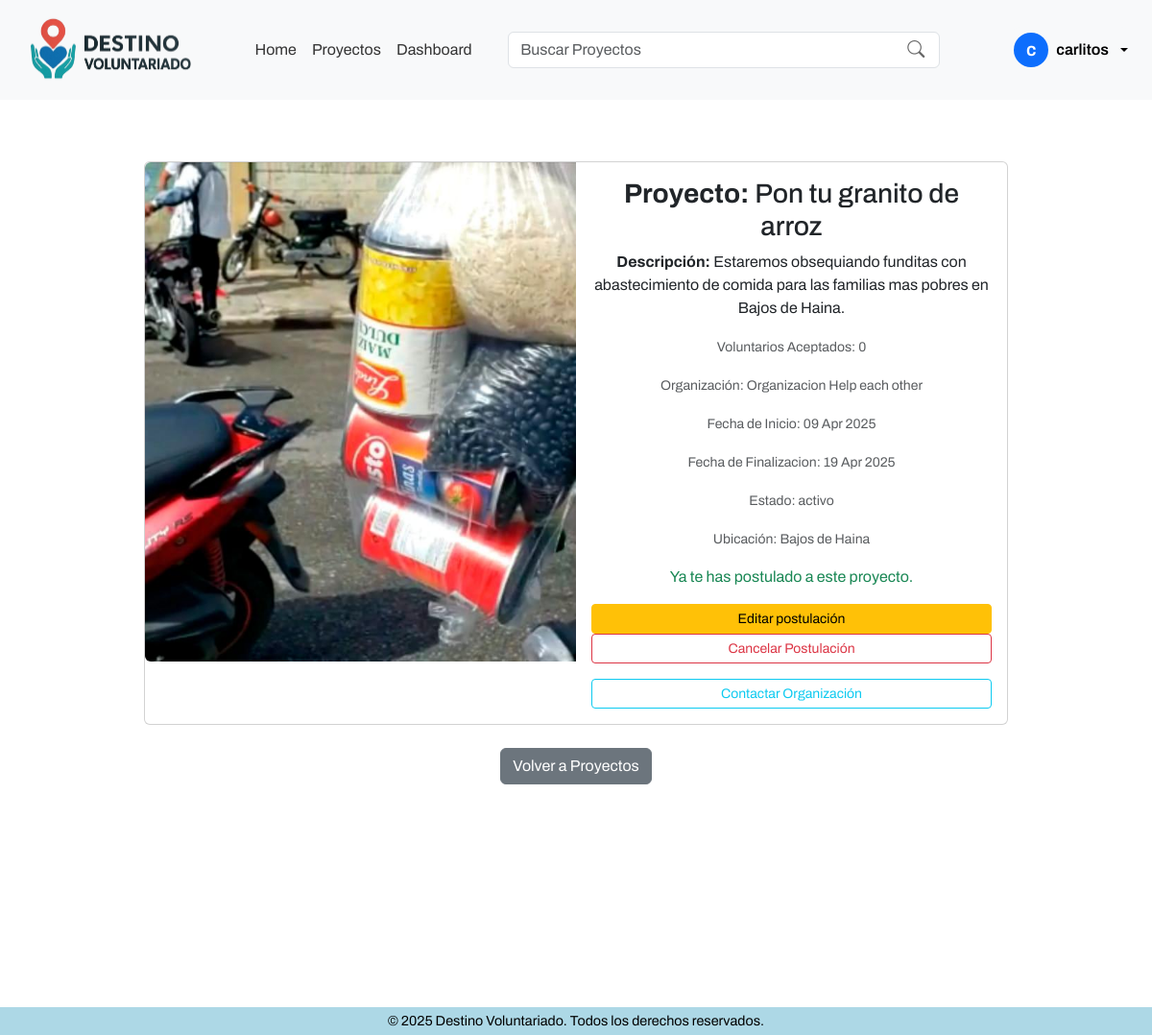
/proyectos/detalle/29/ (signed in), run on the app's committed database.
### apps/core/models.py (models this page shows, shortened)
class Usuario(AbstractUser):
    ROLES = [
        ('voluntario', 'Voluntário'),
        ('organizacion', 'Organización'),
        ('admin', 'Administrador'),
    ]
    role = models.CharField(max_length=20, choices=ROLES, default='voluntario')
    date_joined = models.DateTimeField(auto_now_add=True)
    groups = models.ManyToManyField(
        Group,
        related_name='usuarios_grupo',
        blank=True,
        help_text='Grupos a los que pertenece el usuario. Un usuario puede pertenecer a múltiples grupos.',
    )
    user_permissions = models.ManyToManyField(
        Permission,
        related_name='usuarios_permiso',
        blank=True,
        help_text='Permisos específicos asignados al usuario.',
    )

### apps/proyectos/models.py (models this page shows, shortened)
class Proyecto(models.Model):
    ESTADOS = [
        ('activo', 'Activo'),
        ('cerrado', 'Cerrado'),
        ('evaluacion', 'En Evaluación'),
        ('finalizado', 'Finalizado'),
        ('cancelado', 'Cancelado'),
        ('reactivado', 'Reactivado'),
    ]
    organizacion = models.ForeignKey(Organizacion, on_delete=models.CASCADE)
    title = models.CharField(max_length=255)
    description = models.TextField()
    location = models.CharField(max_length=255)
    image = models.ImageField(upload_to='proyectos/', blank=True, null=True)
    start_date = models.DateField()
    end_date = models.DateField()
    status = models.CharField(max_length=20, choices=ESTADOS, default='activo')

### apps/organizaciones/models.py (models this page shows, shortened)
class Organizacion(models.Model):
    usuario = models.OneToOneField(Usuario, on_delete=models.CASCADE,)
    name = models.CharField(max_length=255)
    description = models.TextField(blank=True, null=True)
    website = models.URLField(blank=True, null=True)

### apps/proyectos/views.py (the view)
# urls.py: path('detalle/<int:proyecto_id>/', detalle_proyecto, name='detalle_proyecto'),
def detalle_proyecto(request, proyecto_id):
    proyecto = get_object_or_404(Proyecto, id=proyecto_id)
    user = request.user
    postulaciones = Postulacion.objects.filter(proyecto=proyecto)
    voluntarios_aceptados = Postulacion.objects.filter(proyecto=proyecto, status='aceptada').count()
    postulantes_aceptados = Postulacion.objects.filter(proyecto=proyecto, status='aceptada').values_list('voluntario__email', flat=True)
    postulacion_usuario = None
    if user.is_authenticated and user.role == 'voluntario':
        postulacion_usuario = Postulacion.objects.filter(proyecto=proyecto, voluntario=user).first()
    postulaciones_pendientes = []
    if user.is_authenticated and user.role == 'organizacion':
        if proyecto.organizacion.usuario == user:
            postulaciones_pendientes = postulaciones.filter(status='pendiente')
    context = {
        'proyecto': proyecto,
        'user': user,
        'postulaciones': postulaciones,
        'voluntarios_aceptados': voluntarios_aceptados,
        'postulacion_usuario': postulacion_usuario,
        'postulaciones_pendientes': postulaciones_pendientes,
        'postulantes_aceptados': postulantes_aceptados
    }
    return render(request, 'proyectos/detalle_proyecto.html', context)

### templates/proyectos/detalle_proyecto.html (shortened to what this page needs)
{% extends '../components/base.html' %}
{% load static %}
{% load dict_filters %}
{% block template %}
{% include '../components/navbar.html' %}
<div class="content-wrapper">
<div class="container my-4" style="padding-bottom:120px;">
    <div class="card mb-3 text-center" style="max-width: 900px; margin: 0 auto;">
    <div class="row g-0 align-items-stretch">
        <div class="col-md-6">
        {% if proyecto.image %}
            <img src="{{ proyecto.image.url }}" class="img-fluid w-100 h-100 rounded-start" style="object-fit:cover; max-height:520px;" alt="Imagen del Proyecto">
        {% else %}
            <img src="{% static 'images/logo.png' %}" class="img-fluid w-100 h-100 rounded-start" style="object-fit:cover; max-height:520px;" alt="Imagen del Proyecto">
        {% endif %}
        </div>
        <div class="col-md-6">
        <div class="card-body d-flex flex-column justify-content-center">
            <h3 class="card-title"><strong>Proyecto:</strong> {{ proyecto.title }}</h3>
            <p class="card-text"><strong>Descripción:</strong> {{ proyecto.description }}</p>
            <p class="card-text"><small class="text-body-secondary">Voluntarios Aceptados: {{ voluntarios_aceptados }}</small></p>
            <p class="card-text"><small class="text-body-secondary">Organización: {{ proyecto.organizacion.name }}</small></p>
            <p class="card-text"><small class="text-body-secondary">Fecha de Inicio: {{ proyecto.start_date|date:"d M Y" }}</small></p>
            <p class="card-text"><small class="text-body-secondary">Fecha de Finalizacion: {{ proyecto.end_date|date:"d M Y" }}</small></p>
            <p class="card-text"><small class="text-body-secondary">Estado: {{ proyecto.status }}</small></p>
            <p class="card-text"><small class="text-body-secondary">Ubicación: {{ proyecto.location }}</small></p>
            {% if user.is_authenticated %}
                {% if user.role == 'organizacion' %}
                <a href="{% url 'editar_proyecto' proyecto.id %}" class="btn btn-outline-primary btn-sm">Editar</a>
                <a href="{% url 'listar_postulaciones' proyecto.id %}" class="btn btn-outline-secondary btn-sm">Ver postulaciones</a>
                {% if proyecto.status == 'activo' %}
                    <a href="{% url 'cerrar_proyecto' proyecto.id %}" class="btn btn-outline-danger btn-sm">Cerrar</a>
                    <a href="mailto:{{ postulantes_aceptados|join:',' }}?subject=Actualización sobre el proyecto {{ proyecto.title }}&body=Hola, se ha actualizado el estado del proyecto." class="btn btn-outline-info btn-sm d-block mt-3">Notificar a postulantes aceptados</a>
                {% elif proyecto.status == 'cerrado' or proyecto.status == 'finalizado' or proyecto.status == 'cancelado' %}
                    <a href="{% url 'reactivar_proyecto' proyecto.id %}" class="btn btn-outline-success btn-sm">Reactivar</a>
                {% endif %}
                {% elif user.role == 'voluntario' and proyecto.status == 'activo' %}
                    {% if postulacion_usuario %}
                        <p class="text-success">Ya te has postulado a este proyecto.</p>
                        {% if postulacion_usuario.status == 'pendiente' %}
                            <a href="{% url 'editar_postulacion' postulacion_usuario.id %}" class="btn btn-warning btn-sm">Editar postulación</a>
                            <a href="{% url 'cancelar_postulacion' postulacion_usuario.id %}" class="btn btn-outline-danger btn-sm">Cancelar Postulación</a>
                        {% elif postulacion_usuario.status == 'aceptada' %}
                            <span class="badge bg-success">Postulación aprobada</span>
                        {% elif postulacion_usuario.status == 'rechazada' %}
                            <span class="badge bg-danger">Postulación rechazada</span>
                        {% endif %}
                    {% else %}
                    <a href="{% url 'crear_postulacion' proyecto.id %}" class="btn btn-primary btn-sm">Postularse</a>
                    {% endif %}
                    <a href="mailto:{{ proyecto.organizacion.usuario.email }}?subject=Consulta sobre la postulación a {{ proyecto.title }}&body=Hola, me gustaría saber más sobre mi postulación." class="btn btn-outline-info btn-sm d-block mt-3">Contactar Organización</a>
                {% endif %}
            {% else %}
                <a href="{% url 'login' %}" class="btn btn-outline-info btn-sm">Inicia sesión para postularte</a>
            {% endif %}
        </div>
        </div>
    </div>
    </div>
    {% if user.is_authenticated %}
    <div class="text-center mt-4 mb-5">
        <a href="{% url 'dashboard' %}" class="btn btn-secondary">Volver a Proyectos</a>
    </div>
    {% endif %}
</div>
</div>
{% include '../components/footer.html' %}
{% endblock %}

### templates/components/navbar.html (shortened to what this page needs)
{% load static %}
<nav class="navbar navbar-expand-lg bg-body-tertiary position-sticky top-0">
  <div class="container-fluid">
    <a class="navbar-brand logo fs-3" href="{% url 'home' %}"><img src="{% static 'images/logo_Voluntariado.png'  %}" alt="Destino Voluntariado" width="200"></a>
    <div class="collapse navbar-collapse" id="navbarSupportedContent">
      <ul class="navbar-nav mx-auto mb-2 mb-lg-0">
        <li class="nav-item">
          <a class="nav-link {% if request.resolver_match.url_name == 'home' %}active{% endif %}" href="{% url 'home' %}">Home</a>
        </li>
        <li class="nav-item">
          <a class="nav-link {% if request.resolver_match.url_name == 'listar_proyectos' %}active{% endif %}" href="{% url 'listar_proyectos' %}">Proyectos</a>
        </li>
        {% if user.is_authenticated %}
          <li class="nav-item">
              <a class="nav-link " href="{% url 'dashboard' %}">Dashboard</a>
          </li>
        {% endif %}
      </ul>
      <div class="d-flex align-items-center gap-3">
        <form class="d-flex align-items-center me-5" role="search" action="{% url 'buscar_proyectos' %}" method="get" style="width: 450px; position: relative;">
          <input class="form-control" type="search" name="q" placeholder="Buscar Proyectos" aria-label="Search" value="{{ query|default:'' }}" style="padding-right: 40px;" />
          <button type="submit" style="position: absolute; right: 10px; top: 50%; transform: translateY(-50%); background: none; border: none; color: #666; font-size: 18px; cursor: pointer;">
            <i class="bi bi-search"></i>
          </button>
        </form>
        {% if not user.is_authenticated %}
          <div class="d-flex align-items-center gap-2">
            <a href="{% url 'login' %}" class="btn btn-outline-primary btn-sm">Iniciar sesión</a>
            <div class="btn-group">
              <button type="button" class="btn btn-primary btn-sm dropdown-toggle" data-bs-toggle="dropdown" aria-expanded="false">
                Registrarse
              </button>
              <ul class="dropdown-menu dropdown-menu-start">
                <li><a class="dropdown-item" href="{% url 'registrar_voluntario' %}">Registrarse como Voluntario</a></li>
                <li><a class="dropdown-item" href="{% url 'registrar_organizacion' %}">Registrarse como Organización</a></li>
              </ul>
            </div>
          </div>
        {% else %}
          <div class="dropdown">
            <button class="btn btn-light d-flex align-items-center gap-2 dropdown-toggle" type="button" id="userDropdown" data-bs-toggle="dropdown" aria-expanded="false" style="border-radius: 50px; font-weight: 600;">
              <span class="avatar bg-primary text-white rounded-circle d-flex align-items-center justify-content-center" style="width: 36px; height: 36px; font-size: 1.2rem;">{{ user.first_name|slice:":1"|default:user.username|slice:":1" }}</span>
              <span class="d-none d-md-inline">{{ user.get_full_name|default:user.username|truncatechars:16 }}</span>
            </button>
          </div>
        {% endif %}
      </div>
    </div>
  </div>
</nav>

### static/css/main.css (style rules this page uses)
.logo { font-family: 'Roboto', sans-serif; font-weight: 700; text-transform: uppercase; }
html, body { font-family: 'Archivo', sans-serif; }

### templates/proyectos/detalle_proyecto.html (style rules this page uses)
body { background: #ffffff; min-height: 100vh; display: flex; flex-direction: column; }
.content-wrapper { flex: 1; display: flex; align-items: center; justify-content: center; padding: 40px 20px; }

### templates/components/navbar.html (style rules this page uses)
.navbar-nav .nav-link { color: #333 !important; transition: color 0.3s; }
.navbar { position: sticky; top: 0; z-index: 4000; }

### data on the page
Usuario: first_name "c", get_full_name "carlitos"
Proyecto: image (picture), title "Pon tu granito de arroz", description "Estaremos obsequiando funditas con abastecimiento de comida para las familias mas pobres en Bajos de Haina.", organizacion.name "Organizacion Help each other", start_date "09 Apr 2025", end_date "19 Apr 2025", status "activo", location "Bajos de Haina"

### other printed values
{{ voluntarios_aceptados }} "0"
